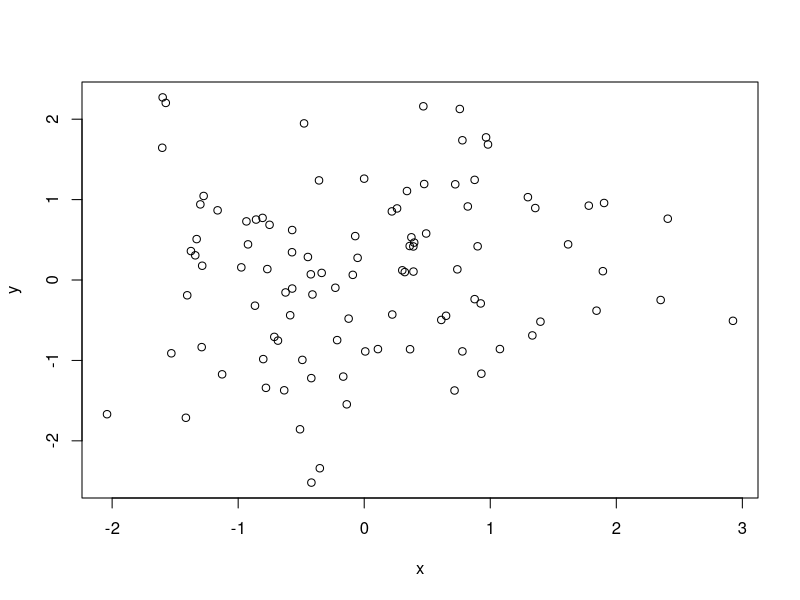
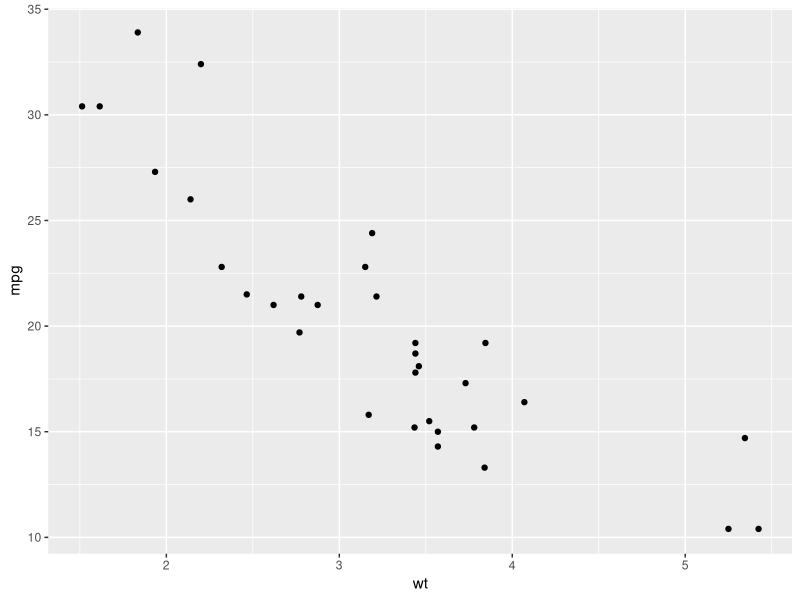

Reproduce these figures in R, in order.
## ---- chunk 1
y <- rnorm(100); x <- rnorm(100)       
plot(x,y)
## ---- chunk 2
require(ggplot2)
qplot(wt, mpg, data = mtcars)
